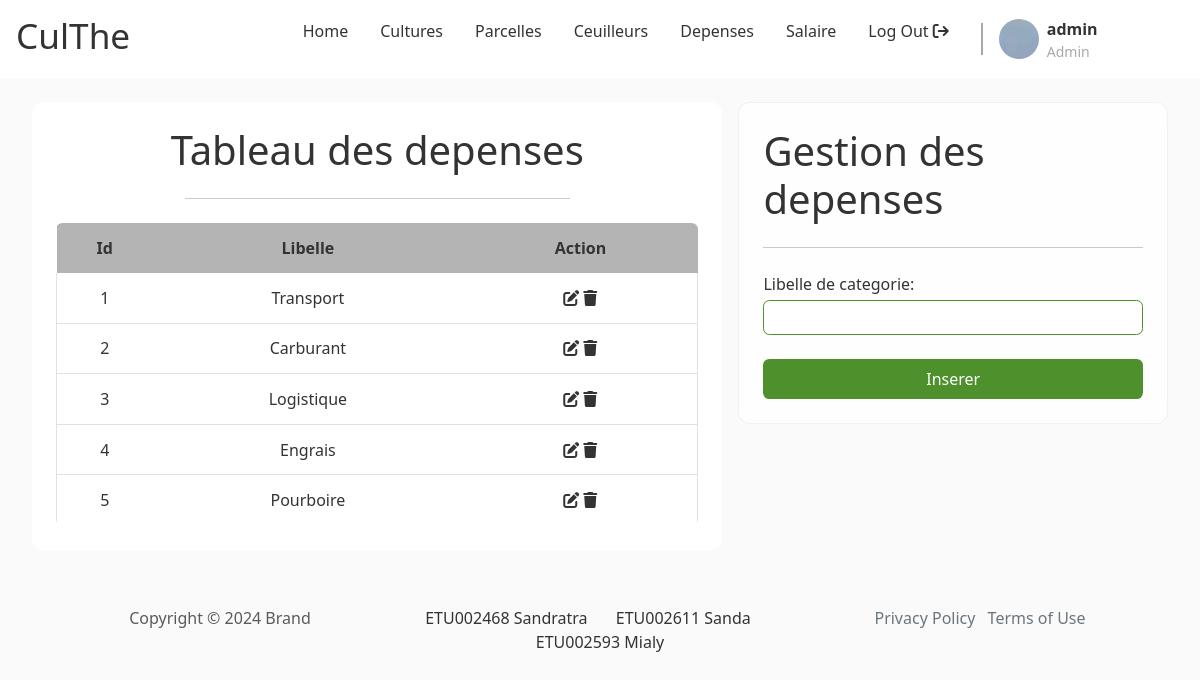
Screenshot of /pages/admin/main.php?page=depense (signed in) with the database file from the repository.
### tables this page shows
CREATE TABLE culthe_categorie_depense(
    id INT PRIMARY KEY AUTO_INCREMENT, 
    libelle VARCHAR(50) NOT NULL
);

### inc/connexion.php (called while the page is built)
<?php
    function dbconnect(){
        static $connect = null;
        if ($connect===null) {
            $connect = mysqli_connect('localhost','Sanda','DashDashGo2K23!!','culthe');
        }
        return $connect;
    }

### inc/admin/function_categorie_depense.php (called while the page is built, shortened)
<?php
    function get_all_categorie_depense(){
        $request = "SELECT * FROM culthe_categorie_depense";
        $temp = mysqli_query(dbconnect(),$request);
        $result = array();
        while($donne = mysqli_fetch_array($temp)){
            $result[] = $donne;
        }
        return $result;
    }

### pages/admin/depense.php (the view, shortened to what this page needs)
<?php
    $depenses = get_all_categorie_depense();
?>
<div class="body double-col">
        <section class="left">
            <h1 class="section__title">Tableau des depenses</h1>
            <hr class="section__sep">
            <div class="section__content">
                <table id="table">
                    <tr>
                        <th class="id number">Id</th>
                        <th class="name">Libelle</th>
                        <th class="name">Action</th>
                    </tr>
                    <?php foreach($depenses as &$value){ ?>
                    <tr>
                        <td class="id number"><?php echo $value['id']; ?></td>
                        <td class="name"><?php echo $value['libelle']; ?></td>
                        <td>
                            <a href="#" class="edit-btn"><i class="fa fa-edit"></i></a>
                            <a href="#" class="delete-btn"><i class="fa fa-trash"></i></a>
                        </td>
                    </tr>
                    <?php } ?>
                </table>
            </div>
        </section>
        <section class="right">
            <form action="../../handler/admin/depense_handler.php" method="post" id="login-form" class="form">
                <h1 class="form__title">Gestion des depenses</h1>
                <hr class="form__sep">
                <div class="form__content">
                    <div class="form__input vertical">
                        <label for="expense" class="form__label">Libelle de categorie:</label>
                        <input type="text" name="expense_label" id="expense" class="form__input-field" />
                    </div>
                </div>
                <input type="submit" value="Inserer" class="form__submit btn" id="form__submit-btn" />
            </form>
        </section>
</div>

### assets/css/index.css (style rules this page uses)
:root { --primary: white; --secondary: lightgray; --accent: #4d902c; --text--main: #333333; --text--muted: darkgray; --text--100: .875rem; --text--300: 1rem; --text--500: 2.2rem; --border--soft: .4rem; --bg: rgb(250,250, 250); font-size: 1em; box-sizing: border-box; }
*, *::before, *::after { box-sizing: inherit; margin: 0; padding: 0; color: var(--text--main); text-decoration: none; }
html { color: var(--text--main); font-family: system-ui, -apple-system, BlinkMacSystemFont, 'Segoe UI', Roboto, Oxygen, Ubuntu, Cantarell, 'Open Sans', 'Helvetica Neue', sans-serif; }
body { min-height: 100vh; }
body>*+* { margin-top: 1.5rem; }
.btn { padding: .5rem 1rem; border: none; border-radius: var(--border--soft); background-color: var(--accent); }

### assets/css/form.css (style rules this page uses)
.form { padding: 1.5rem; border-radius: var(--border--soft); backdrop-filter: blur(10px) saturate(180%); -webkit-backdrop-filter: blur(10px) saturate(180%); background-color: rgba(255, 255, 255, 0.7); border-radius: 12px; border: 1px solid rgba(209, 213, 219, 0.3); }
.form>*+* { margin-top: 1.5rem; }
.form__title { margin: 0; }
.form__input.vertical { display: flex; flex-direction: column; gap: .2rem; width: 100%; }
.form__input-field { padding: .4rem .8rem; border: 1px solid var(--accent); border-radius: var(--border--soft); font-size: var(--text--100); }
.form__submit { display: block; width: 100%; color: white; }

### assets/css/home.css (style rules this page uses)
body { background-color: var(--bg); }

### assets/css/layout.css (style rules this page uses)
.body { margin-left: 2rem; margin-right: 2rem; }
.double-col { display: flex; gap: 1rem; }
.double-col>*>*+* { margin-top: 1.5rem; }
.double-col .left { flex-basis: 65%; }
.double-col .right { flex-grow: 1; }
.left { padding: 1.5rem; border-radius: 12px; background-color: white; }
.left .section__title { text-align: center; }
.left .section__sep { width: 60%; margin-left: auto; margin-right: auto; }
.left table { overflow: hidden; border-spacing: 0; width: 100%; margin: auto auto; border-radius: var(--border--soft); border-bottom: 1px solid rgb(225, 225, 225); }
.left th, .left td { padding: .8rem 1rem; text-align: center; }
.left th { background-color: rgb(180, 180, 180); }
.left td:first-child { border-left: 1px solid rgb(225, 225, 225); }
.left td:last-child { border-right: 1px solid rgb(225, 225, 225); }
.left tr:last-child td, .left tr:not(:first-child) td { border-bottom: 1px solid rgb(225, 225, 225); }
.left .id { width: 15%; text-align: center; }
.left .name, .left .date { text-align: center; }

### rows the page displays
culthe_categorie_depense: id "1", libelle "Transport"
culthe_categorie_depense: id "2", libelle "Carburant"
culthe_categorie_depense: id "3", libelle "Logistique"
culthe_categorie_depense: id "4", libelle "Engrais"
culthe_categorie_depense: id "5", libelle "Pourboire"

### other values shown
$_SESSION['user']['username'] "admin"
